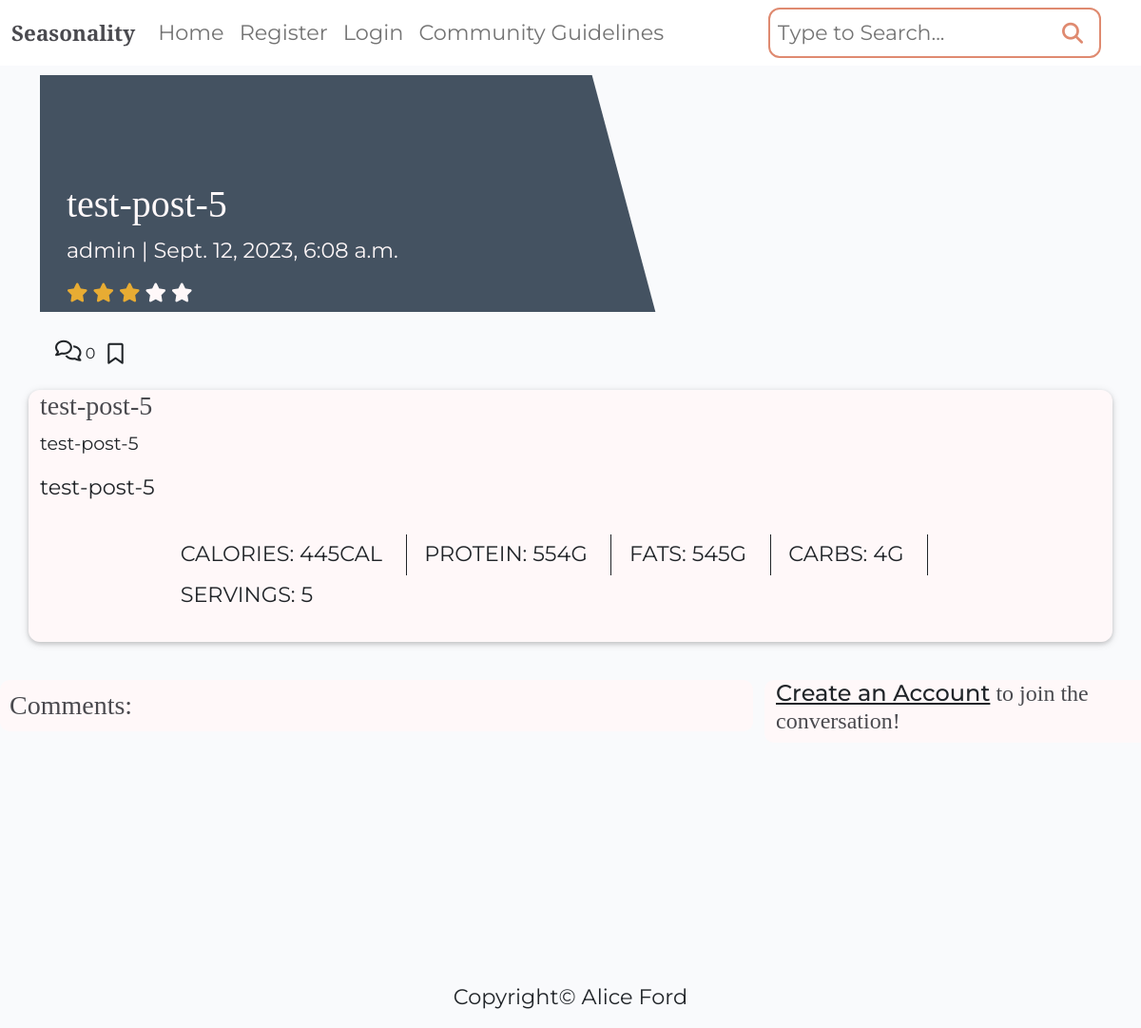
Before: /recipebook/test-post-5/ with the older database file.
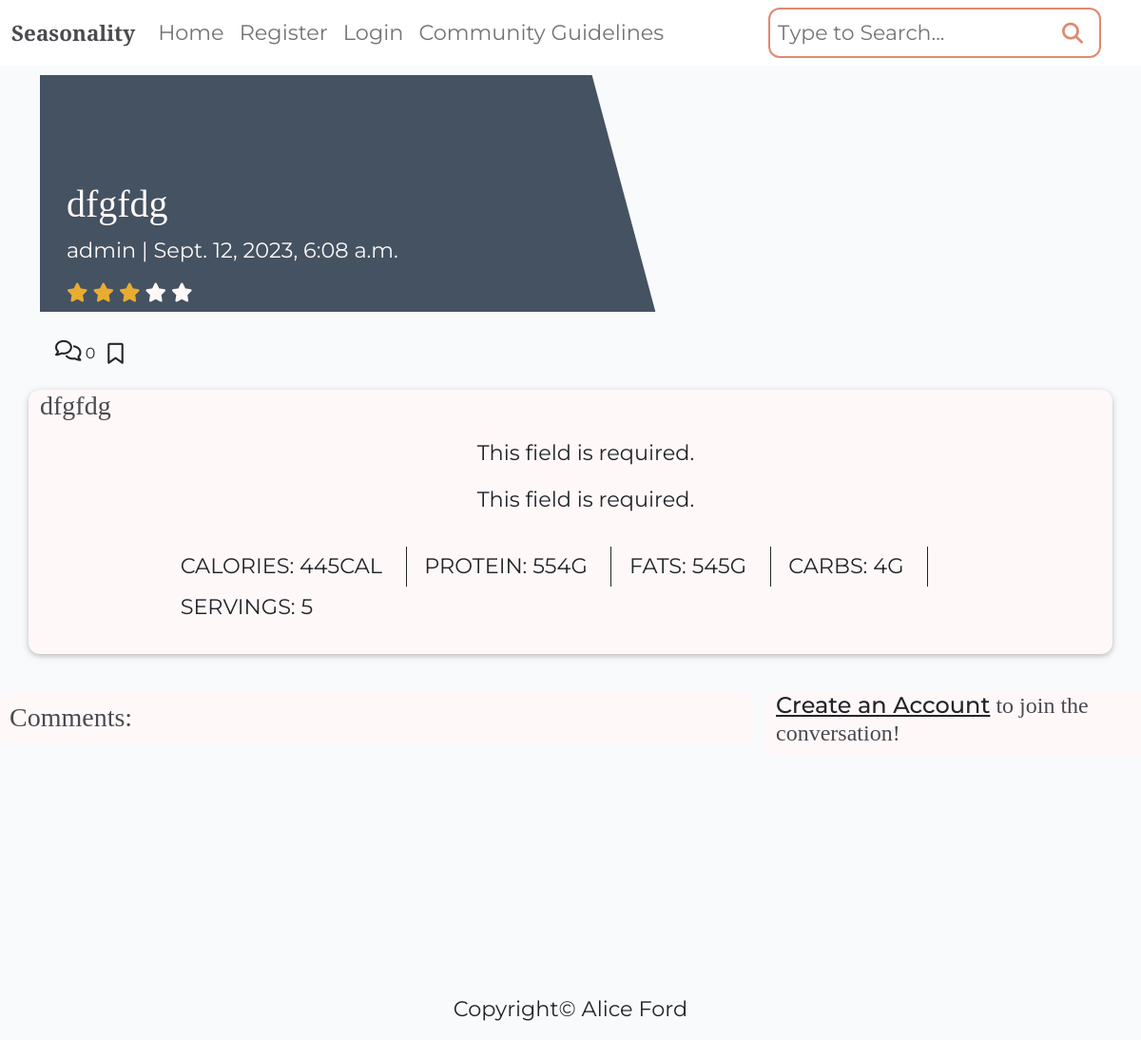
After: the same page with the newer database file.
### recipebook/models.py (models this page shows, shortened)
class Recipe(models.Model):
    class NewManager(models.Manager):
        def get_queryset(self):
            return super().get_queryset() .filter()
    title = models.CharField(max_length=200, unique=True)
    slug = models.SlugField(max_length=200, unique=True)
    author = models.ForeignKey(
        User, on_delete=models.CASCADE, related_name="recipes"
    )
    diet = models.ForeignKey(
        Diet, on_delete=models.CASCADE, default=True, null=False)
    season = models.ForeignKey(
        Season, on_delete=models.CASCADE, default=True, null=False)
    featured_image = CloudinaryField('image', default='placeholder')
    updated_on = models.DateTimeField(auto_now=True)
    content = models.TextField()
    created_on = models.DateTimeField(auto_now_add=True)
    status = models.IntegerField(choices=STATUS, default=0)
    ingredients = models.TextField(default='placeholder')
    calories = models.IntegerField(default=0)
    fat = models.IntegerField(default=0)
    protein = models.IntegerField(default=0)
    carbs = models.IntegerField(default=0)
    servs = models.IntegerField(default=0)
    favourites = models.ManyToManyField(
        User, related_name='favourite', default=None, blank=True)
    objects = models.Manager()
    newmanager = NewManager()
    class Meta:
        ordering = ["-created_on"]
    def average_rating(self) -> float:
        return Rating.objects.filter(
            recipe=self).aggregate(Avg("rating"))["rating__avg"] or 0

### recipebook/views.py (the view, shortened to what this page needs)
# urls.py: path('recipebook/<slug:slug>/', views.RecipeDetail.as_view(), name='recipe_detail'),
class RecipeDetail(View):
    def get(self, request, slug, *args, **kwargs):
        queryset = Recipe.objects.filter(status=1)
        recipe = get_object_or_404(queryset, slug=slug)
        comments = recipe.comments.filter(
            approved=True).order_by("-created_on")
        fav = bool
        if recipe.favourites.filter(id=request.user.id).exists():
            fav = True
        return render(
            request,
            "recipe_detail.html",
            {
                "recipe": recipe,
                "comments": comments,
                "commented": False,
                "comment_form": CommentForm(),
                'fav': fav
            },
        )

### recipebook/forms.py
class CommentForm(forms.ModelForm):
    class Meta:
        model = Comment
        fields = ('body',)

### recipebook/templates/recipe_detail.html (shortened to what this page needs)
{% extends "base/base.html" %}
{% block content %}
{% load crispy_forms_tags %}
<div class="masthead">
    <div class="container">
        <div class="row g-0">
            <div class="col-md-6 masthead-text">
                <h1 class="recipe-title">{{ recipe.title }}</h1>
                <p class="recipe-subtitle">{{ recipe.author }} | {{ recipe.created_on }}</p>
                <h5 class="recipe-subtitle">
                    <span class="fa fa-star {% if recipe.average_rating > 0 %} checked {% endif %}"></span>
                    <span class="fa fa-star {% if recipe.average_rating > 1 %} checked {% endif %}"></span>
                    <span class="fa fa-star {% if recipe.average_rating > 2 %} checked {% endif %}"></span>
                    <span class="fa fa-star {% if recipe.average_rating > 3 %} checked {% endif %}"></span>
                    <span class="fa fa-star {% if recipe.average_rating > 4 %} checked {% endif %}"></span>
                </h5>
            </div>
            <div class="d-none d-md-block col-md-6 masthead-image">
            </div>
        </div>
    </div>
</div>
<div class="container">
    <div class="row">
        <div class="d-flex recipe-ratings">
            <div class="pt-2 ms-3">
                {% with comments.count as total_comments %}
                    <i class="far fa-comments"></i>
                    {{ total_comments }}
                {% endwith %}
            </div>
            <div class="ml-auto pt-1">
                {% if user.is_authenticated %}
                    {% if fav %}
                    <a href="{% url 'favourite_add' recipe.id %}" class="btn"><i class="fa-solid fa-bookmark"></i></a>
                    {% else %}
                        <a href="{% url 'favourite_add' recipe.id %}" class="btn"><i class="far fa-bookmark"></i></a>
                    {% endif %}
                {% else %}
                    <a href="{% url 'account_signup' %}" class="btn"><i class="far fa-bookmark"></i></a>
                {% endif %}
            </div>
        </div>
    </div>
</div>
<div class="container">
    <div class="row">
        <div class="col card mb-4 mt-3">
            <h3>{{ recipe.title }}</h3>
            <p class="card-text ">
                {{ recipe.ingredients | safe }}
            </p>
            <p class="card-text ">
                {{ recipe.content | safe }}
            </p>
            <div class="card-body nutrition-list">
                <ul>
                    <li class="text-center">Calories: {{ recipe.calories }}cal</li>
                    <li class="text-center">Protein: {{ recipe.protein }}g</li>
                    <li class="text-center">Fats: {{ recipe.fat }}g</li>
                    <li class="text-center">Carbs: {{ recipe.carbs }}g</li>
                    <li class="text-center">Servings: {{ recipe.servs }}</li>
                </ul>
            </div>
        </div>
    </div>
</div>
<div class="row">
    <div class="col-md-8 mb-4 mt-3">
        <h3 class="comments-title comments">Comments:</h3>
    </div>
    <div class="col-md-4 mt-3 commenting">
        {% if commented %}
        <div class="alert alert-success" role="alert">
            Your comment has been posted
        </div>
        {% else %}
        {% if user.is_authenticated %}
            <h3>Leave a comment:</h3>
            <p>Posting as: {{ user.username }}</p>
            <form method="post" style="margin-top: 1.3em;">
                {{ comment_form | crispy }}
                {% csrf_token %}
            <button type="submit" class="btn btn-signin btn-lg mt-3">Submit</button>
        </form>
        {% else %}
        <h4><a class="link-offset-2 link-underline link-underline-opacity-0" href="{% url 'account_signup' %}">Create an
                Account</a> to join the conversation!</h4>
        {% endif %}
        {% endif %}
    </div>
</div>
{% endblock content %}

Changed rows visible on the page:
changed Recipe "admin": title "test-post-5" → "dfgfdg"; ingredients "test-post-5" → "This field is required."; content "test-post-5" → "This field is required."
